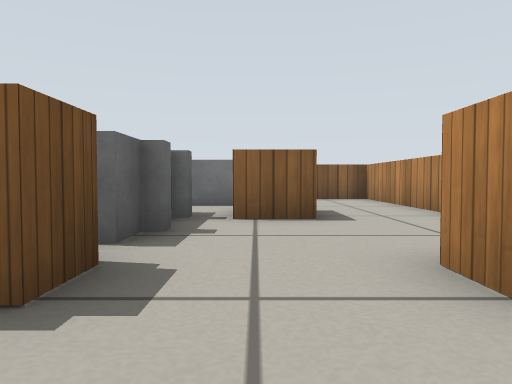
view 1 (above)

14 first-person views from a walk through a world built for the Gazebo simulator. The camera is 0.29 m above the floor, tilts 2° down and sees 70° across. The floor is counted in squares, 0.5 m on a side. Each view is taken from the middle of a square. On the plan, view 1 faces up. The plan holds only what a view shows up to about 10 squares ahead; the rest is blank. The robots in the file are not drawn. Gazebo's built-in surfaces are drawn with simple patterns.

view 2
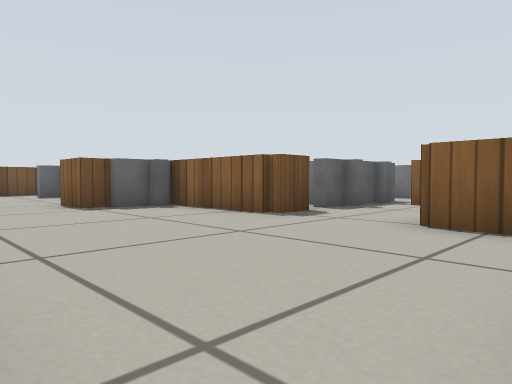

view 3
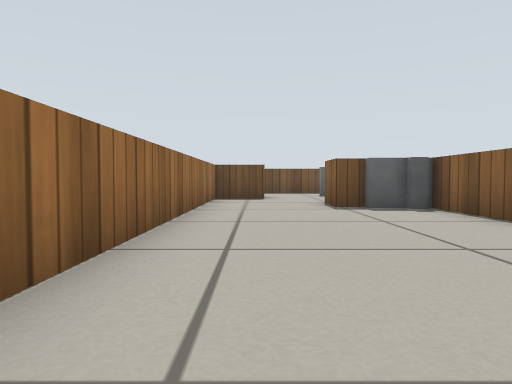

view 4
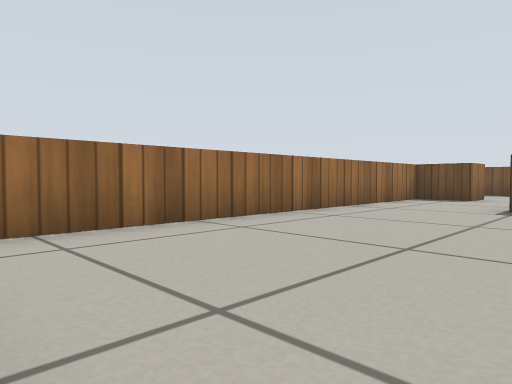

view 5
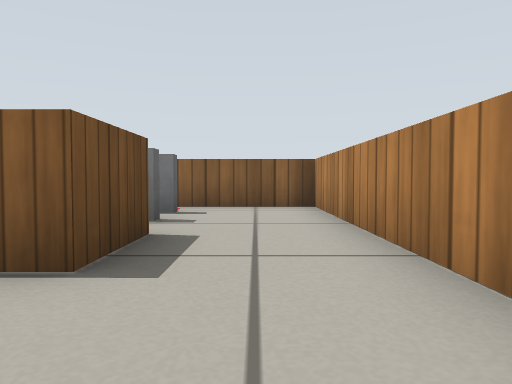

view 6
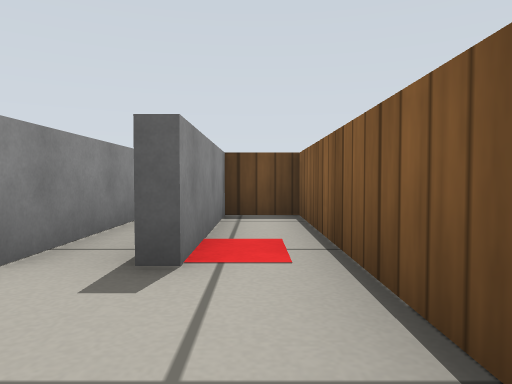

view 7
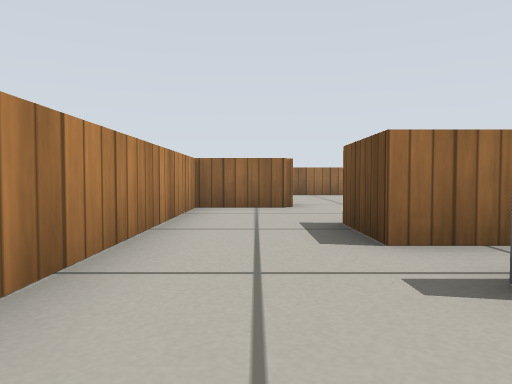

view 8
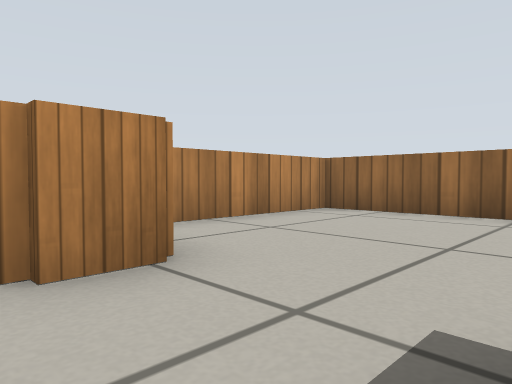

view 9
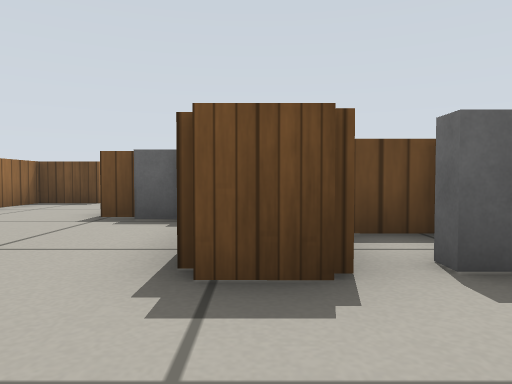

view 10
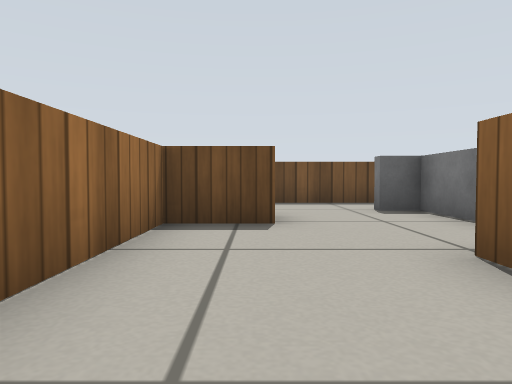

view 11
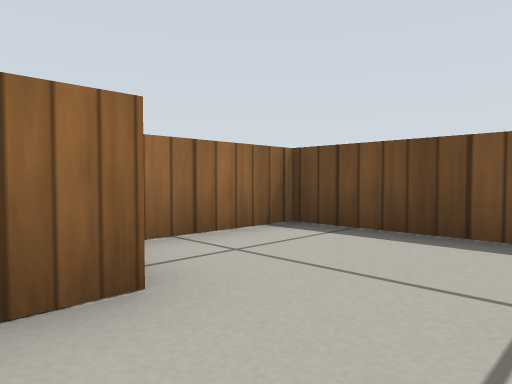

view 12
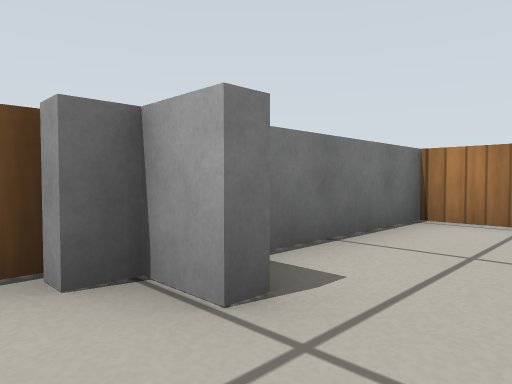

view 13
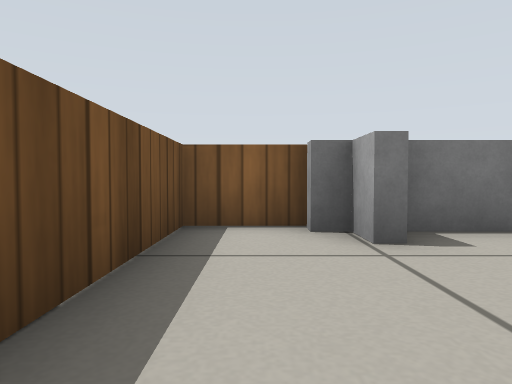

view 14
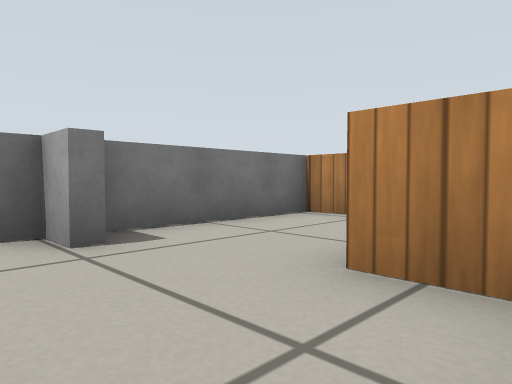

### Floor plan
Points are (right, up) in squares from view 1. A wall is a line through its corners. A room is listed if a view was taken in it or the views show most of it. See-through windows are left out.
Room 1 (views 1, 2, 3, 4, 8, 9, 10)
walls: (-1.1, 2.6) (-1.1, 1.5) (-4.2, 1.5); (-4.5, 0.3) (-4.5, -0.4) (-5.7, -0.4) (-5.7, 1) (-7.4, 1); (-4.2, 1) (-4.3, 0.1); (2.2, 1.5) (1.2, 1.5) (1.2, 2.6); (-1.2, 4) (-1.2, 3.1); (-2.9, 4) (-2.9, 3); (-7.7, -1.8) (-7.7, -3.2) (3.2, -3.2) (3.2, 0.4)
ways out: opening at (0.5, 3) to room 2; opening at (-8.5, -0.5) to room 3
Room 2 (views 5, 6, 7)
walls: (-0.2, 6.8) (0.9, 6.8) (0.9, 5.2) (-0.4, 5.2); (-1.2, 5.5) (-1.2, 4.8); (-2.1, 8.3) (0.6, 8.3); (1.2, 2.6) (3.2, 2.6) (3.2, 10.7) (-2.9, 10.7) (-2.9, 9.5) (0.6, 9.5) (0.6, 9.1)
ways out: opening at (0.5, 3) to room 1
Room 3 (views 11, 12, 13, 14)
walls: (-9.9, 0.1) (-9.9, 1) (-10.4, 1) (-10.4, 1.5) (-11.9, 1.5) (-11.9, -3.2) (-9.6, -3.2); (-8.9, -2.7) (-8.9, -1.8) (-7.7, -1.8); (-7.4, 1) (-9.7, 1) (-9.7, 0.3)
ways out: opening at (-8.5, -0.5) to room 1

Positions as (right, up) in squares from view 1, and headings:
1: (0, 0), facing up
2: (3, -3), facing up-left
3: (3, -2), facing left
4: (3, 1), facing down-left
5: (2, 3), facing up
6: (3, 10), facing left
7: (2, 10), facing down
8: (-1, 3), facing down-right
9: (1, 2), facing left
10: (-3, -2), facing left
11: (-8, 0), facing down-left
12: (-11, -1), facing up-right
13: (-11, -3), facing up
14: (-11, -3), facing up-right
